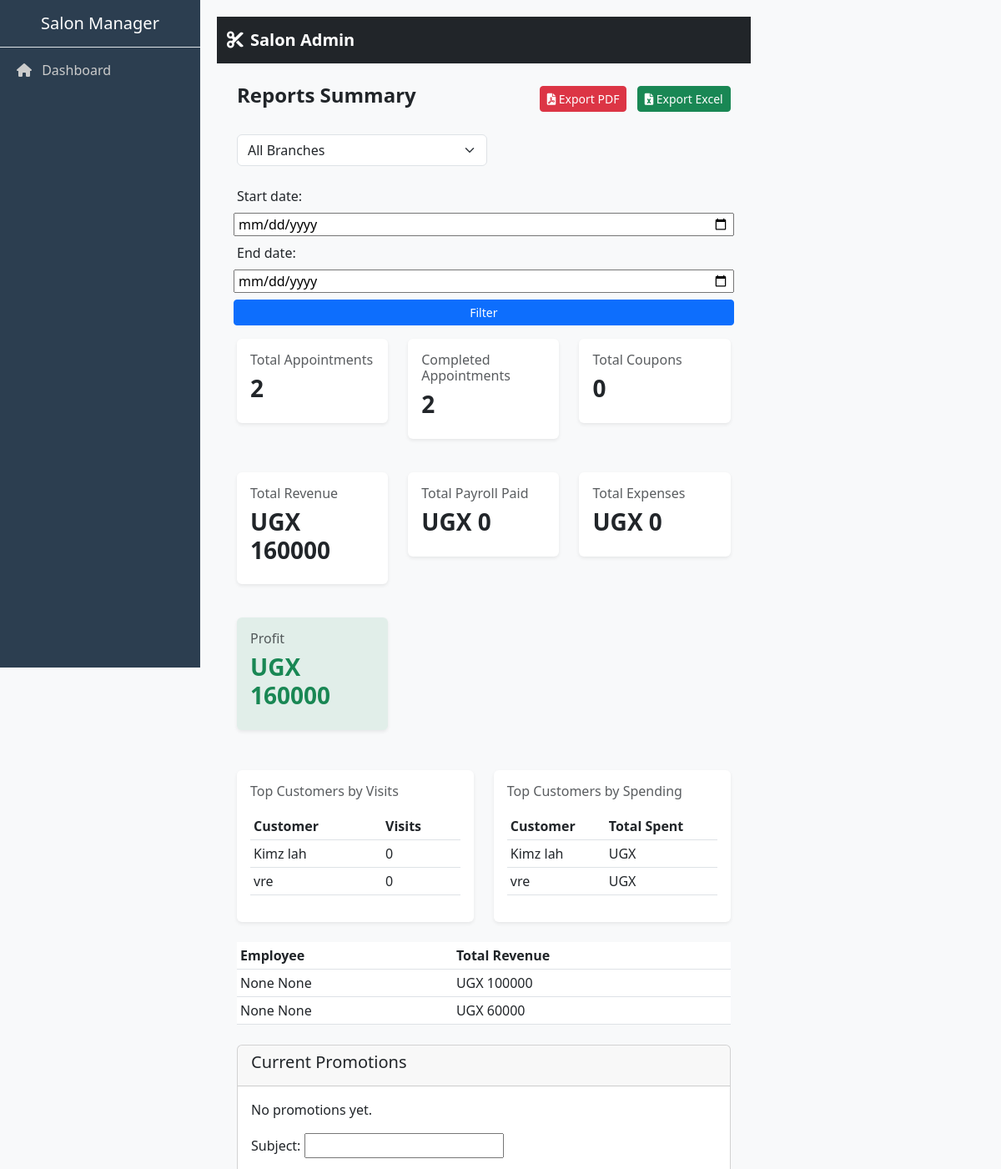
Page /revenue/ (upper part) on the earlier database version.
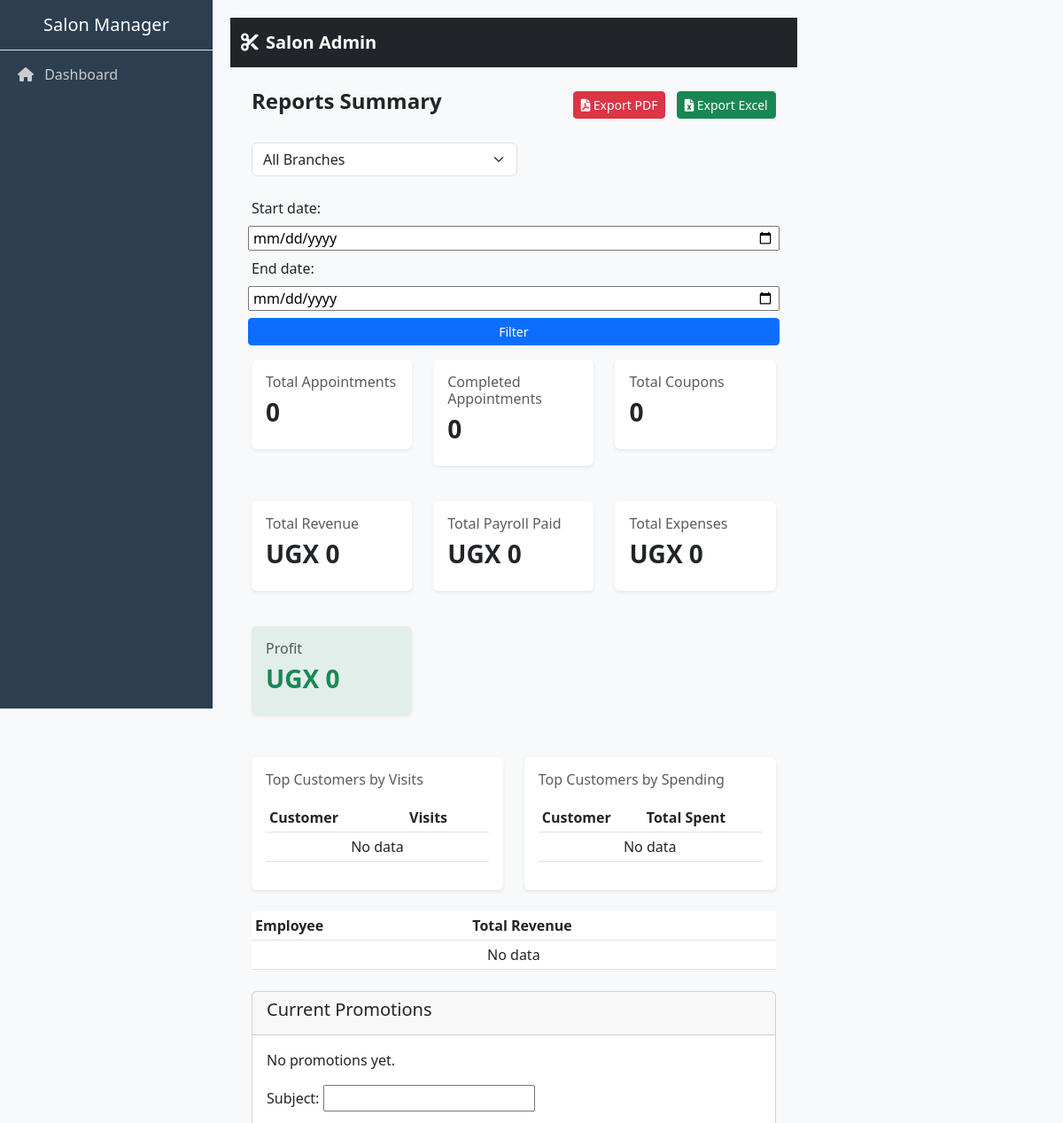
Same page on the later database version.
### system/models.py (models this page shows, shortened)
class Customer(models.Model):
    GENDER_CHOICES = [
        ('MALE', 'Male'),
        ('FEMALE', 'Female'),
    ]
    business = models.ForeignKey(Business, on_delete=models.CASCADE)
    created_by = models.ForeignKey(User, on_delete=models.SET_NULL, null=True, blank=True, related_name='created_customers')
    name = models.CharField(max_length=100)
    phone = models.CharField(max_length=15)
    email = models.EmailField(blank=True, null=True)
    address = models.TextField(blank=True, null=True)
    gender = models.CharField(max_length=6, choices=GENDER_CHOICES, default='MALE')
    preferences = models.TextField(blank=True, null=True)
    join_date = models.DateField(auto_now_add=True)
    loyalty_points = models.FloatField(default=0)

### system/views.py (the view, shortened to what this page needs)
# urls.py: path('revenue/', views.revenue_dashboard, name='revenue_dashboard'),
def revenue_dashboard(request):
    branch_id = request.GET.get('branch')
    form = RevenueFilterForm(request.GET or None)
    payments = Payment.objects.all()
    if branch_id:
        payments = payments.filter(appointment__branch_id=branch_id)
    today = now().date()
    month_start = today.replace(day=1)
    start_date = month_start
    end_date = today
    user = None
    service = None
    customer_qs = Customer.objects.all()
    if branch_id:
        customer_qs = customer_qs.filter(branch_id=branch_id)
    top_customers_by_visits = customer_qs.annotate(
        visit_count=Count('appointment', filter=Q(
            appointment__date_time__date__gte=start_date,
            appointment__date_time__date__lte=end_date
        ))
    ).order_by('-visit_count')[:5]
    top_customers_by_spending = customer_qs.annotate(
        total_spent=Sum(
            'payment__amount',
            filter=Q(payment__timestamp__date__gte=start_date) & Q(payment__timestamp__date__lte=end_date)
        )
    ).order_by('-total_spent')[:5]
    today = now().date()
    month_start = today.replace(day=1)
    total_appointments = Appointment.objects.filter(branch_id=branch_id).count() if branch_id else Appointment.objects.count()
    completed_appointments = Appointment.objects.filter(status='COMPLETED', branch_id=branch_id).count() if branch_id else Appointment.objects.filter(status='COMPLETED').count()
    total_coupons = Coupon.objects.count()
    total_revenue = payments.aggregate(total=Sum('amount'))['total'] or 0
    total_payroll = Payroll.objects.filter(employee__branch_id=branch_id).aggregate(total=Sum('amount'))['total'] or 0 if branch_id else Payroll.objects.aggregate(total=Sum('amount'))['total'] or 0
    total_expenses = Expense.objects.filter(branch_id=branch_id).aggregate(total=Sum('amount'))['total'] or 0 if branch_id else Expense.objects.aggregate(total=Sum('amount'))['total'] or 0
    profit = total_revenue - total_expenses
    if branch_id:
        employees = Employee.objects.filter(branch_id=branch_id)
    else:
        employees = Employee.objects.all()
    revenue_by_employee = (
        payments.values('appointment__employee__id', 'appointment__employee__user__first_name', 'appointment__employee__user__last_name')
        .annotate(total_revenue=Sum('amount'))
        .order_by('-total_revenue')
    )
    revenue_by_employee = list(revenue_by_employee)
    branches = Branch.objects.all()
    promotions = Promotion.objects.order_by('-created_at')[:5]  # Show latest 5 promotions
    return render(request, 'system/revenue_dashboard.html', {
        'total_appointments': total_appointments,
        'completed_appointments': completed_appointments,
        'total_coupons': total_coupons,
        'total_revenue': total_revenue,
        'total_payroll': total_payroll,
        'total_expenses': total_expenses,
        'profit': profit,
        'top_customers_by_visits': top_customers_by_visits,
        'top_customers_by_spending': top_customers_by_spending,
        'branches': branches,
        'selected_branch': str(branch_id) if branch_id else '',
        'form': form,
        'revenue_by_employee': revenue_by_employee,
        'promotions': promotions,
        'promotion_form': PromotionForm(),
    })

### system/forms.py
class RevenueFilterForm(forms.Form):
    start_date = forms.DateField(required=False, widget=forms.DateInput(attrs={'type': 'date'}))
    end_date = forms.DateField(required=False, widget=forms.DateInput(attrs={'type': 'date'}))
    user = forms.ModelChoiceField(queryset=Employee.objects.all(), required=False)
    service = forms.ModelChoiceField(queryset=Service.objects.all(), required=False)

class PromotionForm(forms.ModelForm):
    class Meta:
        model = Promotion
        fields = ['subject', 'message', 'sms_message']

### system/templatetags/role_extras.py (called while the page is built)
@register.filter
def has_feature(role, feature_code):
    if not role:
        return False
    return role.features.filter(code=feature_code).exists()

### system/templates/system/revenue_dashboard.html (shortened to what the changed rows need)
{% extends 'system/base.html' %}
{% block content %}
<div class="container-fluid mt-4">
  <div class="row g-4">
    <div class="col-md-4">
      <div class="card shadow-sm border-0 p-3">
        <h6 class="text-muted">Total Appointments</h6>
        <h3 class="fw-bold">{{ total_appointments }}</h3>
      </div>
    </div>
    <div class="col-md-4">
      <div class="card shadow-sm border-0 p-3">
        <h6 class="text-muted">Completed Appointments</h6>
        <h3 class="fw-bold">{{ completed_appointments }}</h3>
      </div>
    </div>
  </div>
  <div class="row g-4 mt-3">
    <div class="col-md-4">
      <div class="card shadow-sm border-0 p-3">
        <h6 class="text-muted">Total Revenue</h6>
        <h3 class="fw-bold">UGX {{ total_revenue|floatformat:0 }}</h3>
      </div>
    </div>
  </div>
  <div class="row g-4 mt-3">
    <div class="col-md-4">
      <div class="card shadow-sm border-0 p-3 bg-success bg-opacity-10">
        <h6 class="text-muted">Profit</h6>
        <h3 class="fw-bold text-success">UGX {{ profit|floatformat:0 }}</h3>
      </div>
    </div>
  </div>
  <div class="row g-4 mt-4">
    <div class="col-md-6">
      <div class="card shadow-sm border-0 p-3">
        <table class="table table-sm">
          <thead>
            <tr>
              <th>Customer</th>
              <th>Visits</th>
            </tr>
          </thead>
          <tbody>
            {% for customer in top_customers_by_visits %}
            <tr>
              <td>{{ customer.name }}</td>
              <td>{{ customer.visit_count }}</td>
            </tr>
            {% empty %}
            <tr>
              <td colspan="2" class="text-center">No data</td>
            </tr>
            {% endfor %}
          </tbody>
        </table>
      </div>
    </div>
    <div class="col-md-6">
      <div class="card shadow-sm border-0 p-3">
        <table class="table table-sm">
          <thead>
            <tr>
              <th>Customer</th>
              <th>Total Spent</th>
            </tr>
          </thead>
          <tbody>
            {% for customer in top_customers_by_spending %}
            <tr>
              <td>{{ customer.name }}</td>
              <td>UGX {{ customer.total_spent|floatformat:0 }}</td>
            </tr>
            {% empty %}
            <tr>
              <td colspan="2" class="text-center">No data</td>
            </tr>
            {% endfor %}
          </tbody>
        </table>
      </div>
    </div>
  </div>
  <table class="table table-sm mt-4">
    <thead>
      <tr>
        <th>Employee</th>
        <th>Total Revenue</th>
      </tr>
    </thead>
    <tbody>
      {% for row in revenue_by_employee %}
        <tr>
          <td>{{ row.appointment__employee__user__first_name }} {{ row.appointment__employee__user__last_name }}</td>
          <td>UGX {{ row.total_revenue|floatformat:0 }}</td>
        </tr>
      {% empty %}
        <tr>
          <td colspan="2" class="text-center">No data</td>
        </tr>
      {% endfor %}
    </tbody>
  </table>
</div>
{% endblock %}

Differences in the rows shown:
removed Customer: name "Kimz lah", visit_count "0"
removed Customer: name "vre", visit_count "0"
Other differences:
{{ total_appointments }}: "2" → "0"
{{ completed_appointments }}: "2" → "0"
{{ total_revenue|floatformat:0 }}: "160000" → "0"
{{ profit|floatformat:0 }}: "160000" → "0"
text now shown: "No data No data No data"
list line gone: "None None UGX 100000"
list line gone: "None None UGX 60000"
